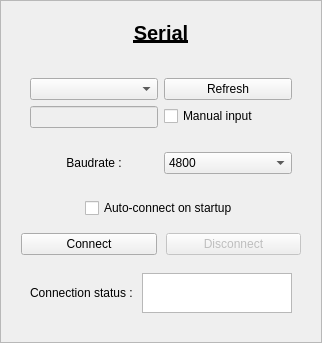
        <widget class="QFrame" name="verticalFrame_serial_input">
         <property name="minimumSize">
          <size>
           <width>300</width>
           <height>250</height>
          </size>
         </property>
         <property name="frameShape">
          <enum>QFrame::Shape::StyledPanel</enum>
         </property>
         <property name="frameShadow">
          <enum>QFrame::Shadow::Plain</enum>
         </property>
         <layout class="QVBoxLayout" name="verticalLayout_16">
          <item>
           <layout class="QHBoxLayout" name="horizontalLayout_9">
            <property name="leftMargin">
             <number>9</number>
            </property>
            <property name="topMargin">
             <number>9</number>
            </property>
            <property name="rightMargin">
             <number>9</number>
            </property>
            <property name="bottomMargin">
             <number>9</number>
            </property>
            <item>
             <widget class="QLabel" name="label_28">
              <property name="font">
               <font>
                <pointsize>15</pointsize>
                <bold>true</bold>
                <underline>true</underline>
               </font>
              </property>
              <property name="text">
               <string>Serial</string>
              </property>
              <property name="alignment">
               <set>Qt::AlignmentFlag::AlignCenter</set>
              </property>
             </widget>
            </item>
           </layout>
          </item>
          <item>
           <widget class="QFrame" name="horizontalFrame_serial_input_connection">
            <layout class="QVBoxLayout" name="verticalLayout_12">
             <property name="leftMargin">
              <number>9</number>
             </property>
             <property name="topMargin">
              <number>9</number>
             </property>
             <property name="rightMargin">
              <number>9</number>
             </property>
             <property name="bottomMargin">
              <number>9</number>
             </property>
             <item>
              <layout class="QHBoxLayout" name="horizontalLayout_2">
               <property name="leftMargin">
                <number>9</number>
               </property>
               <property name="topMargin">
                <number>9</number>
               </property>
               <property name="rightMargin">
                <number>9</number>
               </property>
               <property name="bottomMargin">
                <number>9</number>
               </property>
               <item>
                <layout class="QVBoxLayout" name="verticalLayout_17">
                 <item>
                  <widget class="QComboBox" name="comboBox_serial_input_port_list">
                   <property name="sizePolicy">
                    <sizepolicy hsizetype="Preferred" vsizetype="Fixed">
                     <horstretch>0</horstretch>
                     <verstretch>0</verstretch>
                    </sizepolicy>
                   </property>
                   <property name="minimumSize">
                    <size>
                     <width>100</width>
                     <height>0</height>
                    </size>
                   </property>
                   <property name="font">
                    <font>
                     <pointsize>9</pointsize>
                    </font>
                   </property>
                   <property name="currentText">
                    <string notr="true"/>
                   </property>
                  </widget>
                 </item>
                 <item>
                  <widget class="QLineEdit" name="lineEdit_serial_manual_input">
                   <property name="enabled">
                    <bool>false</bool>
                   </property>
                   <property name="sizePolicy">
                    <sizepolicy hsizetype="Preferred" vsizetype="Fixed">
                     <horstretch>0</horstretch>
                     <verstretch>0</verstretch>
                    </sizepolicy>
                   </property>
                   <property name="text">
                    <string notr="true"/>
                   </property>
                  </widget>
                 </item>
                </layout>
               </item>
               <item>
                <layout class="QVBoxLayout" name="verticalLayout_19">
                 <property name="leftMargin">
                  <number>0</number>
                 </property>
                 <item>
                  <widget class="QPushButton" name="pushButton_refresh_available_ports_list">
                   <property name="font">
                    <font>
                     <pointsize>9</pointsize>
                    </font>
                   </property>
                   <property name="text">
                    <string>Refresh</string>
                   </property>
                   <property name="icon">
                    <iconset theme="QIcon::ThemeIcon::ViewRefresh"/>
                   </property>
                   <property name="iconSize">
                    <size>
                     <width>10</width>
                     <height>10</height>
                    </size>
                   </property>
                  </widget>
                 </item>
                 <item>
                  <widget class="QCheckBox" name="checkBox_serial_manual_input">
                   <property name="font">
                    <font>
                     <pointsize>9</pointsize>
                    </font>
                   </property>
                   <property name="text">
                    <string>Manual input</string>
                   </property>
                  </widget>
                 </item>
                </layout>
               </item>
              </layout>
             </item>
             <item>
              <layout class="QHBoxLayout" name="horizontalLayout_20">
               <property name="leftMargin">
                <number>9</number>
               </property>
               <property name="topMargin">
                <number>9</number>
               </property>
               <property name="rightMargin">
                <number>9</number>
               </property>
               <property name="bottomMargin">
                <number>9</number>
               </property>
               <item>
                <widget class="QLabel" name="label_26">
                 <property name="font">
                  <font>
                   <pointsize>9</pointsize>
                  </font>
                 </property>
                 <property name="text">
                  <string>Baudrate :</string>
                 </property>
                 <property name="alignment">
                  <set>Qt::AlignmentFlag::AlignCenter</set>
                 </property>
                </widget>
               </item>
               <item>
                <widget class="QComboBox" name="comboBox_serial_input_port_baudrate">
                 <property name="enabled">
                  <bool>true</bool>
                 </property>
                 <property name="font">
                  <font>
                   <pointsize>9</pointsize>
                  </font>
                 </property>
                 <property name="editable">
                  <bool>false</bool>
                 </property>
                 <property name="currentText">
                  <string notr="true">4800</string>
                 </property>
                 <property name="currentIndex">
                  <number>2</number>
                 </property>
                 <item>
                  <property name="text">
                   <string notr="true">1200</string>
                  </property>
                 </item>
                 <item>
                  <property name="text">
                   <string notr="true">2400</string>
                  </property>
                 </item>
                 <item>
                  <property name="text">
                   <string notr="true">4800</string>
                  </property>
                 </item>
                 <item>
                  <property name="text">
                   <string notr="true">9600</string>
                  </property>
                 </item>
                 <item>
                  <property name="text">
                   <string notr="true">19200</string>
                  </property>
                 </item>
                 <item>
                  <property name="text">
                   <string notr="true">38400</string>
                  </property>
                 </item>
                 <item>
                  <property name="text">
                   <string notr="true">57600</string>
                  </property>
                 </item>
                 <item>
                  <property name="text">
                   <string notr="true">115200</string>
                  </property>
                 </item>
                </widget>
               </item>
              </layout>
             </item>
            </layout>
           </widget>
          </item>
          <item>
           <layout class="QHBoxLayout" name="horizontalLayout_7">
            <property name="topMargin">
             <number>0</number>
            </property>
            <item>
             <spacer name="horizontalSpacer_24">
              <property name="orientation">
               <enum>Qt::Orientation::Horizontal</enum>
              </property>
              <property name="sizeHint" stdset="0">
               <size>
                <width>40</width>
                <height>20</height>
               </size>
              </property>
             </spacer>
            </item>
            <item>
             <widget class="QCheckBox" name="checkBox_serial_autoconnect">
              <property name="text">
               <string>Auto-connect on startup</string>
              </property>
             </widget>
            </item>
            <item>
             <spacer name="horizontalSpacer_23">
              <property name="orientation">
               <enum>Qt::Orientation::Horizontal</enum>
              </property>
              <property name="sizeHint" stdset="0">
               <size>
                <width>40</width>
                <height>20</height>
               </size>
              </property>
             </spacer>
            </item>
           </layout>
          </item>
          <item>
           <widget class="QFrame" name="gridFrame">
            <layout class="QGridLayout" name="gridLayout_3">
             <property name="leftMargin">
              <number>9</number>
             </property>
             <property name="topMargin">
              <number>9</number>
             </property>
             <property name="rightMargin">
              <number>9</number>
             </property>
             <property name="bottomMargin">
              <number>9</number>
             </property>
             <property name="spacing">
              <number>9</number>
             </property>
             <item row="0" column="0">
              <widget class="QPushButton" name="pushButton_connect_serial_input">
               <property name="font">
                <font>
                 <pointsize>9</pointsize>
                </font>
               </property>
               <property name="text">
                <string>Connect</string>
               </property>
              </widget>
             </item>
             <item row="0" column="1">
              <widget class="QPushButton" name="pushButton_disconnect_serial_input">
               <property name="enabled">
                <bool>false</bool>
               </property>
               <property name="font">
                <font>
                 <pointsize>9</pointsize>
                </font>
               </property>
               <property name="text">
                <string>Disconnect</string>
               </property>
              </widget>
             </item>
             <item row="1" column="0" colspan="2">
              <layout class="QHBoxLayout" name="horizontalLayout_55">
               <property name="leftMargin">
                <number>9</number>
               </property>
               <property name="topMargin">
                <number>9</number>
               </property>
               <property name="rightMargin">
                <number>9</number>
               </property>
               <property name="bottomMargin">
                <number>9</number>
               </property>
               <item>
                <widget class="QLabel" name="label_69">
                 <property name="text">
                  <string>Connection status :</string>
                 </property>
                </widget>
               </item>
               <item>
                <widget class="QPlainTextEdit" name="plainTextEdit_connection_status_serial">
                 <property name="sizePolicy">
                  <sizepolicy hsizetype="Expanding" vsizetype="Fixed">
                   <horstretch>0</horstretch>
                   <verstretch>0</verstretch>
                  </sizepolicy>
                 </property>
                 <property name="maximumSize">
                  <size>
                   <width>150</width>
                   <height>40</height>
                  </size>
                 </property>
                 <property name="readOnly">
                  <bool>true</bool>
                 </property>
                 <property name="plainText">
                  <string/>
                 </property>
                </widget>
               </item>
              </layout>
             </item>
            </layout>
           </widget>
          </item>
         </layout>
        </widget>
